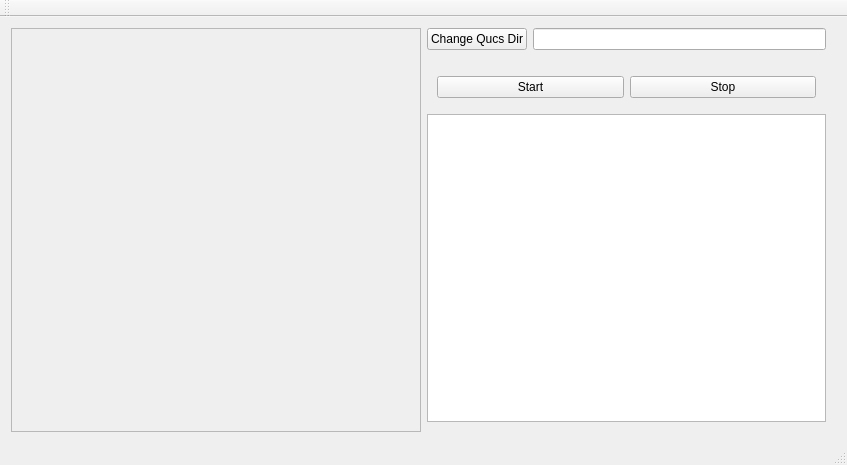
<?xml version="1.0" encoding="UTF-8"?>
<ui version="4.0">
 <class>MainWindow</class>
 <widget class="QMainWindow" name="MainWindow">
  <property name="geometry">
   <rect>
    <x>0</x>
    <y>0</y>
    <width>847</width>
    <height>465</height>
   </rect>
  </property>
  <property name="windowTitle">
   <string>MainWindow</string>
  </property>
  <widget class="QWidget" name="centralWidget">
   <layout class="QHBoxLayout" name="horizontalLayout">
    <item>
     <layout class="QGridLayout" name="mainGrid">
      <item row="0" column="0">
       <widget class="QScrollArea" name="scrollArea">
        <property name="widgetResizable">
         <bool>true</bool>
        </property>
        <widget class="QWidget" name="scrollAreaWidgetContents">
         <property name="geometry">
          <rect>
           <x>0</x>
           <y>0</y>
           <width>410</width>
           <height>380</height>
          </rect>
         </property>
         <layout class="QVBoxLayout" name="verticalLayout_3">
          <item>
           <widget class="Displayer" name="widget" native="true"/>
          </item>
         </layout>
        </widget>
       </widget>
      </item>
      <item row="0" column="2">
       <layout class="QGridLayout" name="nextToGraphGrid">
        <property name="rightMargin">
         <number>10</number>
        </property>
        <property name="bottomMargin">
         <number>10</number>
        </property>
        <item row="3" column="1">
         <layout class="QHBoxLayout" name="horizontalLayout_3">
          <property name="spacing">
           <number>6</number>
          </property>
          <property name="leftMargin">
           <number>10</number>
          </property>
          <property name="topMargin">
           <number>10</number>
          </property>
          <property name="rightMargin">
           <number>10</number>
          </property>
          <property name="bottomMargin">
           <number>10</number>
          </property>
          <item>
           <widget class="QPushButton" name="btn_Start">
            <property name="text">
             <string>Start</string>
            </property>
           </widget>
          </item>
          <item>
           <widget class="QPushButton" name="btn_Stop">
            <property name="text">
             <string>Stop</string>
            </property>
           </widget>
          </item>
         </layout>
        </item>
        <item row="2" column="1">
         <layout class="QHBoxLayout" name="horizontalLayout_2">
          <property name="bottomMargin">
           <number>10</number>
          </property>
          <item>
           <widget class="QPushButton" name="changeQucsDirButton">
            <property name="text">
             <string>Change Qucs Dir</string>
            </property>
           </widget>
          </item>
          <item>
           <widget class="QLineEdit" name="pathDisplay"/>
          </item>
         </layout>
        </item>
        <item row="4" column="1">
         <widget class="QTextBrowser" name="txtb_log"/>
        </item>
       </layout>
      </item>
     </layout>
    </item>
   </layout>
  </widget>
  <widget class="QMenuBar" name="menuBar">
   <property name="geometry">
    <rect>
     <x>0</x>
     <y>0</y>
     <width>847</width>
     <height>30</height>
    </rect>
   </property>
  </widget>
  <widget class="QToolBar" name="mainToolBar">
   <attribute name="toolBarArea">
    <enum>TopToolBarArea</enum>
   </attribute>
   <attribute name="toolBarBreak">
    <bool>false</bool>
   </attribute>
  </widget>
  <widget class="QStatusBar" name="statusBar"/>
 </widget>
 <layoutdefault spacing="6" margin="11"/>
 <customwidgets>
  <customwidget>
   <class>Displayer</class>
   <extends>QWidget</extends>
   <header>displayer.h</header>
   <container>1</container>
  </customwidget>
 </customwidgets>
 <resources/>
 <connections/>
</ui>
